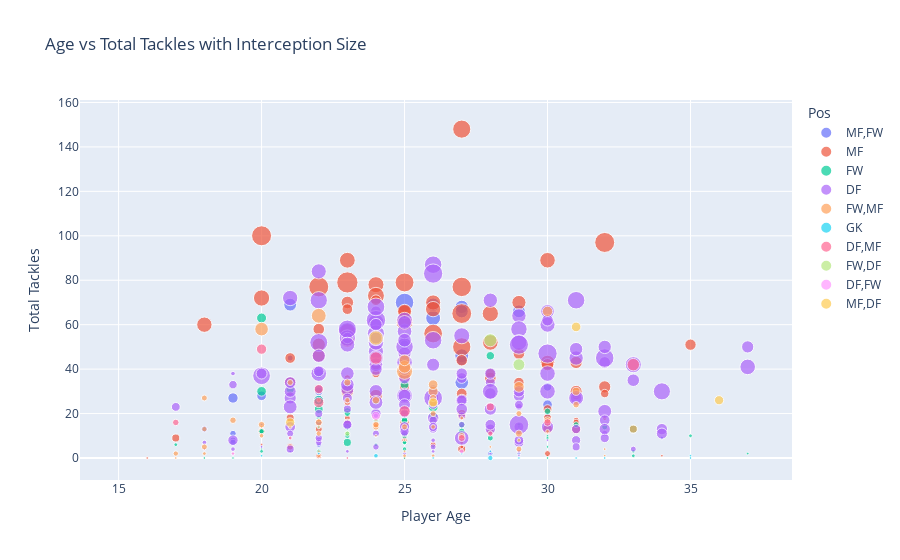

This figure's notebook cell:
### Code cell
# Create a scatter plot
fig = px.scatter(defensive_df, x='Age', y='Total_Tackle', color='Pos',
                 size='Intercept', hover_name='Player',
                 title='Age vs Total Tackles with Interception Size',
                 labels={'Age': 'Player Age', 'Total_Tackle': 'Total Tackles'},
                 size_max=15)

# Customize layout
fig.update_layout(xaxis_title='Player Age', yaxis_title='Total Tackles')

# Show the interactive plot
fig.show()

### Figure 1 — Plotly figure (JSON) as saved in the notebook; plotly's stock layout.template omitted (floating-point values rounded to 4 significant figures; data arrays with more than 128 entries replaced by an {"elided": "..."} marker saying what was removed)
{"data": [{"hovertemplate": "<b>%{hovertext}</b><br><br>Pos=MF,FW<br>Player Age=%{x}<br>Total Tackles=%{y}<br>Intercept=%{marker.size}<extra></extra>", "hovertext": ["Brenden Aaronson", "Naouirou Ahamada", "Carlos Alcaraz", "Elliot Anderson", "Jaidon Anthony", "Joe Aribo", "Stuart Armstrong", "Philip Billing", "Emi Buendía", "Fabio Carvalho", "Ryan Christie", "Carney Chukwuemeka", "Philippe Coutinho", "Conor Coventry", "Mikkel Damsgaard", "Malcolm Ebiowei", "Harvey Elliott", "Mohamed Elyounoussi", "Eberechi Eze", "Bruno Fernandes", "Saman Ghoddos", "Morgan Gibbs-White", "Bryan Gil", "Sam Greenwood", "Luke Harris", "Son Heung-min", "Alex Iwobi", "Joelinton", "Mateusz Klich", "Dejan Kulusevski", "Adam Lallana", "Manuel Lanzini", "Jamal Lowe", "James Maddison", "Pape Matar Sarr", "John McGinn", "Mason Mount", "Dango Ouattara", "Cole Palmer", "Ayoze Pérez", "Dennis Praet", "Jacob Ramsey", "Richarlison", "Gustavo Scarpa", "Jeffrey Schlupp", "Bernardo Silva", "Emile Smith Rowe", "Marcus Tavernier", "Fabio Vieira"], "legendgroup": "MF,FW", "marker": {"color": "#636efa", "size": [5, 0, 1, 6, 10, 10, 10, 31, 20, 6, 26, 6, 4, 0, 10, 0, 15, 27, 13, 25, 4, 14, 1, 1, 0, 13, 25, 48, 0, 13, 2, 2, 0, 13, 6, 24, 8, 13, 1, 2, 5, 23, 5, 0, 23, 16, 0, 9, 4], "sizemode": "area", "sizeref": 0.28, "symbol": "circle"}, "mode": "markers", "name": "MF,FW", "orientation": "v", "showlegend": true, "type": "scatter", "x": [21, 20, 19, 19, 22, 26, 30, 26, 25, 19, 27, 18, 30, 22, 22, 18, 19, 27, 24, 27, 28, 22, 21, 20, 17, 30, 26, 25, 32, 22, 34, 29, 28, 25, 19, 27, 23, 20, 20, 29, 28, 21, 25, 28, 29, 27, 22, 23, 22], "xaxis": "x", "y": [45, 3, 10, 11, 30, 31, 32, 63, 52, 8, 34, 13, 19, 0, 31, 1, 27, 46, 42, 68, 2, 26, 3, 15, 0, 24, 69, 70, 12, 38, 9, 2, 0, 51, 7, 66, 33, 28, 5, 11, 12, 69, 21, 5, 66, 44, 1, 33, 6], "yaxis": "y"}, {"hovertemplate": "<b>%{hovertext}</b><br><br>Pos=MF<br>Player Age=%{x}<br>Total Tackles=%{y}<br>Intercept=%{marker.size}<extra></extra>", "hovertext": ["George Abbott", "Tyler Adams", "Thiago Alcántara", "Dele Alli", "Samuel Amo-Ameyaw", "Yasin Ayari", "Stefan Bajcetic", "Shandon Baptiste", "Donny van de Beek", "Rodrigo Bentancur", "Yves Bissouma", "Cafú", "Moisés Caicedo", "Tom Cairney", "Casemiro", "Nathaniel Chalobah", "Bobby Clark", "Jack Colback", "Lewis Cook", "Matthew Craig", "Danilo", "Josh Dasilva", "Tom Davies", "Kevin De Bruyne", "Leander Dendoncker", "Leander Dendoncker", "Halil Dervişoğlu", "Kiernan Dewsbury-Hall", "Ibrahima Diallo", "Abdoulaye Doucouré", "Cheick Doucouré", "Flynn Downes", "Kami Doyle", "Mohamed Elneny", "Christian Eriksen", "Fabinho", "Enzo Fernández", "Adam Forshaw", "Fred", "Remo Freuler", "Conor Gallagher", "Idrissa Gana Gueye", "Billy Gilmour", "João Gomes", "Bruno Guimarães", "İlkay Gündoğan", "Jordan Henderson", "Joseph Hodge", "Will Hughes", "Pierre Højbjerg", "Mathias Jensen", "Curtis Jones", "Jorginho", "Jorginho", "Boubacar Kamara", "N'Golo Kanté", "Naby Keïta", "Cheikhou Kouyaté", "Mateo Kovačić", "Roméo Lavia", "Mario Lemina", "Jefferson Lerma", "Sean Longstaff", "Douglas Luiz", "Saša Lukić", "Alexis Mac Allister", "Kobbie Mainoo", "Orel Mangala", "Emiliano Marcondes", "Marquinhos", "James McArthur", "Weston McKennie", "Scott McTominay", "Nampalys Mendy", "Lewis Miley", "Luka Milivojević", "João Moutinho", "Wilfred Ndidi", "Rúben Neves", "Matheus Nunes", "Christian Nørgaard", "Lewis O'Brien", "Amadou Onana", "Josh Onomah", "Frank Onyeka", "Mislav Oršić", "João Palhinha", "Lucas Paquetá", "Thomas Partey", "Ben Pearson", "Andreas Pereira", "Máximo Perrone", "Cameron Peupion", "Kalvin Phillips", "Isaac Price", "Harrison Reed", "Declan Rice", "Marc Roca", "Rodri", "Oriol Romeu", "Connor Ronan", "Joe Rothwell", "Marcel Sabitzer", "Albert Sambi Lokonga", "Albert Sambi Lokonga", "Morgan Sanson", "Jeremy Sarmiento", "Jonjo Shelvey", "Jonjo Shelvey", "Oliver Skipp", "Tomáš Souček", "Boubakary Soumaré", "Junior Stanislas", "Youri Tielemans", "Boubacar Traoré", "James Ward-Prowse", "Harvey White", "Joe Willock", "Granit Xhaka", "Ryan Yates", "Denis Zakaria", "Martin Ødegaard"], "legendgroup": "MF", "marker": {"color": "#EF553B", "size": [1, 35, 21, 0, 0, 0, 9, 7, 1, 20, 12, 0, 56, 5, 34, 0, 0, 3, 23, 0, 9, 5, 4, 9, 10, 9, 0, 28, 6, 13, 56, 7, 0, 0, 11, 37, 16, 4, 19, 29, 23, 56, 6, 4, 36, 20, 21, 0, 16, 49, 32, 3, 9, 21, 19, 6, 2, 10, 19, 33, 14, 47, 16, 40, 5, 22, 0, 23, 0, 0, 1, 22, 14, 13, 0, 12, 18, 38, 50, 16, 34, 5, 37, 0, 10, 0, 46, 16, 28, 2, 6, 0, 0, 5, 0, 19, 63, 23, 33, 1, 0, 9, 8, 5, 7, 0, 1, 0, 5, 17, 53, 33, 0, 28, 7, 55, 0, 25, 15, 10, 3, 6], "sizemode": "area", "sizeref": 0.28, "symbol": "circle"}, "mode": "markers", "name": "MF", "orientation": "v", "showlegend": true, "type": "scatter", "x": [16, 23, 31, 26, 16, 18, 17, 24, 25, 25, 25, 29, 20, 31, 30, 27, 17, 32, 25, 19, 21, 23, 24, 31, 27, 27, 22, 23, 23, 29, 22, 23, 16, 30, 30, 28, 21, 30, 29, 30, 22, 32, 21, 21, 24, 31, 32, 19, 27, 26, 26, 21, 30, 30, 22, 31, 27, 32, 28, 18, 28, 27, 24, 24, 25, 23, 17, 24, 27, 19, 34, 23, 25, 30, 16, 31, 35, 25, 25, 23, 28, 23, 20, 25, 24, 29, 27, 24, 29, 27, 26, 19, 19, 26, 18, 27, 23, 25, 26, 30, 24, 27, 28, 22, 22, 27, 20, 30, 30, 21, 27, 23, 32, 25, 20, 27, 20, 22, 29, 24, 25, 23], "xaxis": "x", "y": [0, 89, 43, 0, 0, 2, 9, 15, 0, 45, 16, 0, 100, 17, 89, 1, 0, 18, 37, 4, 18, 18, 15, 28, 19, 4, 0, 53, 25, 31, 77, 16, 0, 1, 22, 65, 45, 12, 47, 43, 46, 97, 5, 29, 78, 30, 32, 5, 29, 56, 70, 34, 18, 42, 58, 16, 5, 29, 36, 60, 38, 50, 42, 73, 8, 70, 0, 28, 0, 0, 1, 30, 32, 13, 0, 13, 51, 61, 79, 67, 52, 16, 72, 1, 19, 1, 148, 71, 70, 7, 18, 0, 0, 6, 0, 44, 79, 66, 67, 1, 0, 20, 12, 1, 13, 2, 6, 1, 2, 34, 77, 57, 0, 66, 12, 65, 0, 51, 34, 38, 9, 36], "yaxis": "y"}, {"hovertemplate": "<b>%{hovertext}</b><br><br>Pos=FW<br>Player Age=%{x}<br>Total Tackles=%{y}<br>Intercept=%{marker.size}<extra></extra>", "hovertext": ["Che Adams", "Miguel Almirón", "Michail Antonio", "Antony", "Pierre-Emerick Aubameyang", "Taiwo Awoniyi", "Patrick Bamford", "Armando Broja", "Dominic Calvert-Lewin", "Thomas Cannon", "Maxwel Cornet", "Diego Costa", "Matheus Cunha", "Patson Daka", "David Datro Fofana", "Luis Díaz", "Ben Doak", "Odsonne Édouard", "Anthony Elanga", "Evan Ferguson", "Phil Foden", "Tyrese Francois", "Ryan Fraser", "Joe Gelhardt", "Anthony Gordon", "Jack Grealish", "Darko Gyabi", "Erling Haaland", "Jack Hinshelwood", "Omari Hutchinson", "Danny Ings", "Danny Ings", "Alexander Isak", "Daniel James", "Daniel James", "Gabriel Jesus", "Raúl Jiménez", "Diogo Jota", "Sasa Kalajdzic", "Harry Kane", "Neeskens Kebano", "Noni Madueke", "Anthony Martial", "Gabriel Martinelli", "Jean-Philippe Mateta", "Neal Maupay", "Bryan Mbeumo", "Alex Mighten", "Aleksandar Mitrović", "Kieffer Moore", "Andrew Moran", "Divin Mubama", "Jacob Murphy", "Reiss Nelson", "Eddie Nketiah", "Darwin Núñez", "Ethan Nwaneri", "Paul Onuachu", "David Ozoh", "Marcus Rashford", "Cristiano Ronaldo", "Salomón Rondón", "Allan Saint-Maximin", "Bukayo Saka", "Mohamed Salah", "Gianluca Scamacca", "Kevin Schade", "Ellis Simms", "Luis Sinisterra", "Manor Solomon", "Jay Stansfield", "Crysencio Summerville", "Sam Surridge", "Tetê", "Ivan Toney", "Leandro Trossard", "Jamie Vardy", "Carlos Vinícius", "Ollie Watkins", "Danny Welbeck", "Willian", "Callum Wilson", "Harry Wilson", "Yoane Wissa", "Chris Wood", "Chris Wood"], "legendgroup": "FW", "marker": {"color": "#00cc96", "size": [4, 10, 5, 11, 2, 4, 5, 1, 3, 0, 2, 2, 9, 7, 0, 6, 0, 3, 2, 2, 5, 0, 0, 0, 4, 7, 0, 3, 0, 1, 3, 1, 4, 2, 1, 11, 0, 3, 1, 2, 1, 4, 1, 9, 3, 5, 13, 0, 3, 1, 0, 0, 7, 0, 1, 3, 0, 0, 0, 7, 1, 0, 5, 14, 6, 4, 4, 0, 8, 5, 1, 13, 0, 2, 14, 6, 2, 0, 10, 5, 9, 1, 6, 6, 1, 1], "sizemode": "area", "sizeref": 0.28, "symbol": "circle"}, "mode": "markers", "name": "FW", "orientation": "v", "showlegend": true, "type": "scatter", "x": [26, 28, 32, 22, 33, 24, 28, 20, 25, 19, 25, 33, 23, 23, 19, 25, 16, 24, 20, 17, 22, 22, 28, 20, 21, 26, 18, 22, 17, 18, 30, 30, 22, 24, 24, 25, 31, 25, 25, 29, 30, 20, 26, 21, 25, 25, 22, 20, 27, 29, 18, 17, 27, 22, 23, 23, 15, 28, 17, 24, 37, 32, 25, 20, 30, 23, 20, 21, 23, 23, 19, 20, 24, 22, 26, 27, 35, 27, 26, 31, 33, 30, 25, 25, 30, 30], "xaxis": "x", "y": [17, 46, 14, 22, 1, 17, 9, 4, 4, 0, 7, 3, 7, 14, 3, 17, 3, 25, 3, 6, 16, 0, 2, 6, 34, 25, 2, 3, 1, 0, 9, 10, 18, 6, 10, 33, 9, 23, 0, 15, 17, 12, 5, 31, 7, 11, 26, 0, 14, 14, 0, 1, 15, 4, 13, 11, 0, 3, 0, 20, 2, 0, 10, 63, 21, 10, 12, 0, 21, 20, 0, 30, 5, 14, 23, 12, 10, 4, 19, 15, 13, 9, 21, 17, 5, 0], "yaxis": "y"}, {"hovertemplate": "<b>%{hovertext}</b><br><br>Pos=DF<br>Player Age=%{x}<br>Total Tackles=%{y}<br>Intercept=%{marker.size}<extra></extra>", "hovertext": {"elided": "175 str values"}, "legendgroup": "DF", "marker": {"color": "#ab63fa", "size": {"elided": "175 int values"}, "sizemode": "area", "sizeref": 0.28, "symbol": "circle"}, "mode": "markers", "name": "DF", "orientation": "v", "showlegend": true, "type": "scatter", "x": {"elided": "175 int values"}, "xaxis": "x", "y": {"elided": "175 int values"}, "yaxis": "y"}, {"hovertemplate": "<b>%{hovertext}</b><br><br>Pos=FW,MF<br>Player Age=%{x}<br>Total Tackles=%{y}<br>Intercept=%{marker.size}<extra></extra>", "hovertext": ["Marc Albrighton", "Julián Álvarez", "Cameron Archer", "Adam Armstrong", "André Ayew", "Jordan Ayew", "Leon Bailey", "Dominic Ballard", "Harvey Barnes", "Saïd Benrahma", "Jarrod Bowen", "David Brooks", "Facundo Buonanotte", "Chem Campbell", "Julio César Enciso", "Arnaut Danjuma", "Siriki Dembélé", "Emmanuel Dennis", "Jhon Durán", "Samuel Edozie", "João Félix", "Roberto Firmino", "Pablo Fornals", "Cody Gakpo", "Alejandro Garnacho", "Morgan Gibbs-White", "Degnand Gnonto", "Anthony Gordon", "Demarai Gray", "Gonçalo Guedes", "Jack Harrison", "Kai Havertz", "Hwang Hee-chan", "Kelechi Iheanacho", "Brennan Johnson", "Mateo Joseph", "Hamed Junior Traorè", "Keane Lewis-Potter", "Jesse Lingard", "Riyad Mahrez", "Sekou Mara", "Dwight McNeil", "Kaoru Mitoma", "Mykhailo Mudryk", "Enock Mwepu", "Pedro Neto", "Michael Olise", "Alex Oxlade-Chamberlain", "Facundo Pellistri", "Daniel Podence", "Matt Ritchie", "Rodrigo", "Georginio Rutter", "Jadon Sancho", "Pablo Sarabia", "Antoine Semenyo", "Dominic Solanke", "Raheem Sterling", "Kamaldeen Sulemana", "Adama Traoré", "Bertrand Traoré", "Leandro Trossard", "Deniz Undav", "Theo Walcott", "Wout Weghorst", "Wilfried Zaha", "Hakim Ziyech"], "legendgroup": "FW,MF", "marker": {"color": "#FFA15A", "size": [1, 2, 0, 5, 0, 15, 6, 1, 8, 9, 36, 2, 4, 1, 4, 0, 1, 2, 2, 6, 1, 7, 14, 4, 5, 1, 5, 2, 13, 1, 22, 7, 5, 0, 5, 0, 2, 0, 5, 9, 1, 31, 17, 0, 1, 4, 26, 1, 0, 7, 1, 6, 3, 7, 2, 2, 6, 2, 6, 3, 2, 6, 0, 9, 7, 16, 5], "sizemode": "area", "sizeref": 0.28, "symbol": "circle"}, "mode": "markers", "name": "FW,MF", "orientation": "v", "showlegend": true, "type": "scatter", "x": [32, 22, 21, 25, 32, 30, 24, 17, 24, 26, 25, 25, 17, 19, 18, 25, 25, 24, 18, 19, 22, 30, 26, 23, 18, 22, 18, 21, 26, 25, 25, 23, 26, 25, 21, 18, 22, 21, 29, 31, 20, 22, 25, 21, 24, 22, 20, 28, 20, 26, 32, 31, 20, 22, 30, 22, 24, 27, 20, 26, 26, 27, 26, 33, 29, 29, 29], "xaxis": "x", "y": [4, 26, 0, 14, 5, 66, 14, 0, 26, 25, 39, 1, 2, 2, 13, 2, 3, 17, 2, 17, 14, 17, 30, 26, 5, 3, 27, 14, 33, 8, 41, 34, 20, 7, 34, 0, 17, 1, 4, 30, 14, 64, 44, 11, 10, 11, 58, 5, 1, 27, 1, 24, 10, 16, 12, 1, 15, 18, 15, 14, 1, 10, 7, 13, 11, 32, 20], "yaxis": "y"}, {"hovertemplate": "<b>%{hovertext}</b><br><br>Pos=GK<br>Player Age=%{x}<br>Total Tackles=%{y}<br>Intercept=%{marker.size}<extra></extra>", "hovertext": ["Alisson", "Alphonse Areola", "Kepa Arrizabalaga", "Gavin Bazunu", "Asmir Begović", "Daniel Bentley", "Martin Dúbravka", "Ederson", "Łukasz Fabiański", "Fraser Forster", "David de Gea", "Vicente Guaita", "Dean Henderson", "Wayne Hennessey", "Daniel Iversen", "Sam Johnstone", "Caoimhín Kelleher", "Bernd Leno", "Hugo Lloris", "Emiliano Martínez", "Alex McCarthy", "Edouard Mendy", "Illan Meslier", "Keylor Navas", "Neto", "Robin Olsen", "Stefan Ortega", "Jordan Pickford", "Nick Pope", "Aaron Ramsdale", "David Raya", "Joel Robles", "Marek Rodák", "José Sá", "Robert Sánchez", "Jason Steele", "Mark Travers", "Danny Ward", "Joseph Whitworth"], "legendgroup": "GK", "marker": {"color": "#19d3f3", "size": [0, 0, 1, 1, 0, 0, 0, 1, 0, 0, 1, 0, 0, 0, 0, 0, 0, 0, 1, 1, 1, 0, 1, 1, 0, 0, 0, 4, 0, 0, 1, 0, 0, 0, 3, 0, 0, 0, 0], "sizemode": "area", "sizeref": 0.28, "symbol": "circle"}, "mode": "markers", "name": "GK", "orientation": "v", "showlegend": true, "type": "scatter", "x": [29, 29, 27, 20, 35, 29, 33, 28, 37, 34, 31, 35, 25, 35, 25, 29, 23, 30, 35, 29, 32, 30, 22, 35, 33, 32, 29, 28, 30, 24, 26, 32, 25, 29, 24, 31, 23, 29, 18], "xaxis": "x", "y": [0, 0, 2, 1, 0, 1, 0, 3, 2, 1, 0, 0, 0, 1, 0, 0, 0, 0, 1, 0, 0, 0, 2, 0, 3, 0, 0, 0, 1, 1, 0, 0, 0, 1, 1, 0, 0, 1, 0], "yaxis": "y"}, {"hovertemplate": "<b>%{hovertext}</b><br><br>Pos=DF,MF<br>Player Age=%{x}<br>Total Tackles=%{y}<br>Intercept=%{marker.size}<extra></extra>", "hovertext": ["Mads Bech Sørensen", "Calum Chambers", "Ben Chilwell", "Matt Doherty", "Sergio Gómez", "Reece James", "Rico Lewis", "Ainsley Maitland-Niles", "Nathan Patterson", "Ricardo Pereira", "Ivan Perišić", "Pedro Porro", "Jaïro Riedewald", "John Stones", "Rúben Vinagre"], "legendgroup": "DF,MF", "marker": {"color": "#FF6692", "size": [1, 7, 18, 8, 2, 12, 6, 22, 15, 4, 22, 15, 0, 9, 0], "sizemode": "area", "sizeref": 0.28, "symbol": "circle"}, "mode": "markers", "name": "DF,MF", "orientation": "v", "showlegend": true, "type": "scatter", "x": [23, 27, 25, 30, 21, 22, 17, 24, 20, 28, 33, 22, 25, 28, 23], "xaxis": "x", "y": [0, 9, 21, 16, 9, 31, 16, 45, 49, 11, 42, 25, 2, 23, 2], "yaxis": "y"}, {"hovertemplate": "<b>%{hovertext}</b><br><br>Pos=FW,DF<br>Player Age=%{x}<br>Total Tackles=%{y}<br>Intercept=%{marker.size}<extra></extra>", "hovertext": ["Sergi Canós", "Solly March", "Christian Pulisic", "Bobby Reid", "Djed Spence"], "legendgroup": "FW,DF", "marker": {"color": "#B6E880", "size": [0, 24, 4, 20, 0], "sizemode": "area", "sizeref": 0.28, "symbol": "circle"}, "mode": "markers", "name": "FW,DF", "orientation": "v", "showlegend": true, "type": "scatter", "x": [25, 28, 23, 29, 21], "xaxis": "x", "y": [0, 53, 11, 42, 0], "yaxis": "y"}, {"hovertemplate": "<b>%{hovertext}</b><br><br>Pos=DF,FW<br>Player Age=%{x}<br>Total Tackles=%{y}<br>Intercept=%{marker.size}<extra></extra>", "hovertext": ["Moussa Djenepo", "Shane Duffy", "Jamal Lewis", "Valentino Livramento", "Kevin Mbabu"], "legendgroup": "DF,FW", "marker": {"color": "#FF97FF", "size": [11, 0, 0, 2, 3], "sizemode": "area", "sizeref": 0.28, "symbol": "circle"}, "mode": "markers", "name": "DF,FW", "orientation": "v", "showlegend": true, "type": "scatter", "x": [24, 30, 24, 19, 27], "xaxis": "x", "y": [19, 0, 0, 2, 3], "yaxis": "y"}, {"hovertemplate": "<b>%{hovertext}</b><br><br>Pos=MF,DF<br>Player Age=%{x}<br>Total Tackles=%{y}<br>Intercept=%{marker.size}<extra></extra>", "hovertext": ["James Garner", "Pascal Groß", "Vitaly Janelt", "Ruben Loftus-Cheek", "James Milner", "Lucas Moura"], "legendgroup": "MF,DF", "marker": {"color": "#FECB52", "size": [12, 13, 29, 12, 12, 2], "sizemode": "area", "sizeref": 0.28, "symbol": "circle"}, "mode": "markers", "name": "MF,DF", "orientation": "v", "showlegend": true, "type": "scatter", "x": [21, 31, 24, 26, 36, 29], "xaxis": "x", "y": [16, 59, 54, 25, 26, 8], "yaxis": "y"}], "layout": {"legend": {"itemsizing": "constant", "title": {"text": "Pos"}, "tracegroupgap": 0}, "title": {"text": "Age vs Total Tackles with Interception Size"}, "xaxis": {"anchor": "y", "domain": [0, 1], "title": {"text": "Player Age"}}, "yaxis": {"anchor": "x", "domain": [0, 1], "title": {"text": "Total Tackles"}}}}
